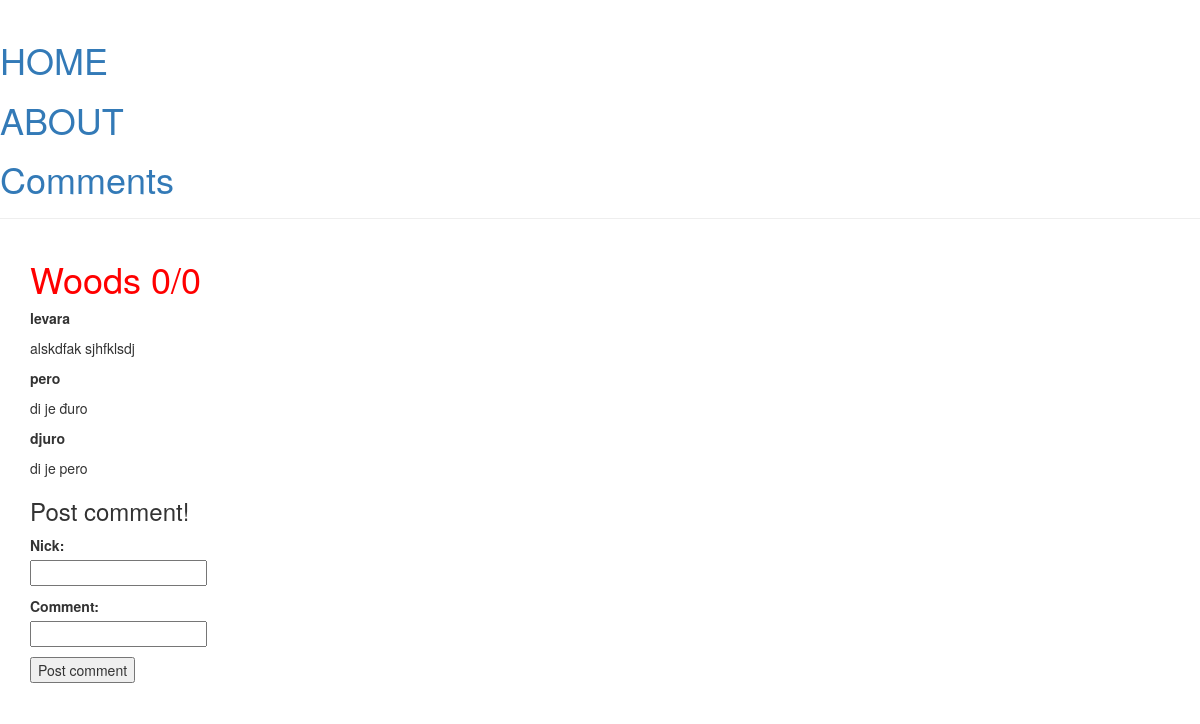
Page /slikice/2 on the earlier database version.
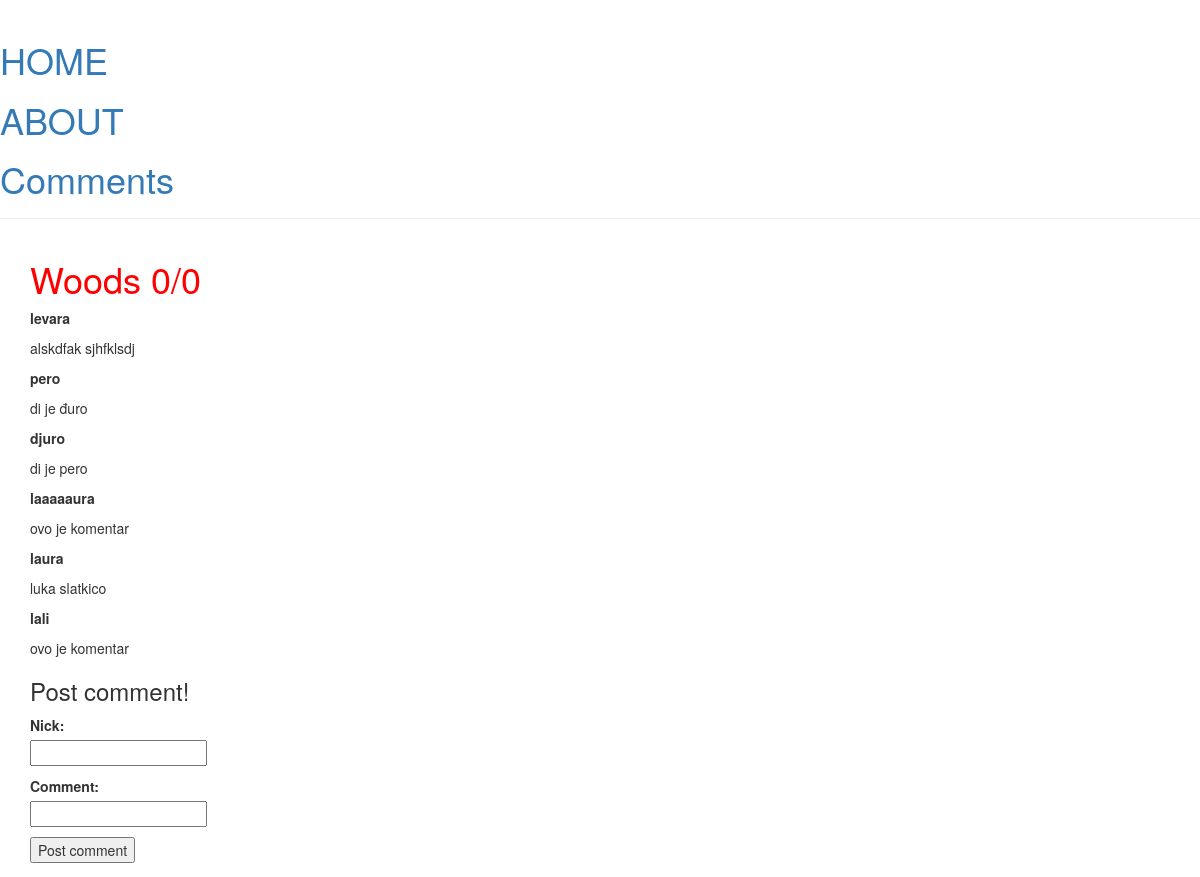
Same page on the later database version.
### imgs/models.py (models this page shows, shortened)
class Image(models.Model):
    title = models.CharField(max_length=255, unique=True, blank=False)
    url = models.CharField(max_length=512)
    description = models.TextField(blank=True)
    pub_date = models.DateTimeField('Published at')
    upvotes = models.IntegerField(default=0)
    downvotes = models.IntegerField(default=0)

class Comment(models.Model):
    image = models.ForeignKey(Image, on_delete=models.CASCADE)
    text = models.TextField(blank=False)
    nick = models.CharField(max_length=128, blank=False)

### imgs/views.py (the view)
# urls.py: path('slikice/<int:image_id>', views.detail, name="detail"),
def detail(request, image_id):
    image = get_object_or_404(Image,pk=image_id)
    context = {
        'image': image,
        'comments': image.comment_set.all()
    }
    return render(request, 'imgs/detail.html', context)

### imgs/templates/imgs/detail.html (shortened to what this page needs)
{% extends 'imgs/base.html' %}
{% block content %}
{% if image %}
    <h1>{{ image.title }} {{ image.upvotes }}/{{ image.downvotes }}</h1>
    <div>
        {% for comment in comments %}
            <p><strong>{{ comment.nick }}</strong></p>
            <p>{{ comment.text }}</p>
        {% endfor %}
        <div>
            <h3>Post comment!</h3>
            <form action="{% url 'post_comment' image.id %}" method="post">
                <p>
                    <label for="comment_nick">Nick: </label> <br>
                    <input type="text" name="nick" id="comment_nick">
                </p>
                <p>
                    <label for="comment_text">Comment: </label> <br>
                    <input type="text" name="text" id="comment_text">
                </p>
                <input type="submit" value="Post comment">
            </form>
        </div>
    </div>
{% else %}
    <p>No images in database!</p>
{% endif %}
{% endblock %}

### imgs/templates/imgs/base.html (shortened to what this page needs)
{% load static %}
<html>
  <head>
    <link rel="stylesheet" href="//maxcdn.bootstrapcdn.com/bootstrap/3.2.0/css/bootstrap.min.css">
    <link rel="stylesheet" href="//maxcdn.bootstrapcdn.com/bootstrap/3.2.0/css/bootstrap-theme.min.css">
    <link rel="stylesheet" href="{% static 'imgs/style.css' %}">
  </head>
  <body>
    <div class="page-header">
      <h1><a href="/">HOME</a></h1>
      <h1><a href="/about">ABOUT</a></h1>
      <h1><a href="/comments">Comments</a></h1>
    </div>
    <div class="content container">
      <div class="row">
        <div class="col-md-8">
          {% block content %}
          {% endblock %}
        </div>
      </div>
    </div>
  </body>
</html>

### imgs/static/imgs/style.css (style rules this page uses)
h1 { color: red; }

Differences in the rows shown:
added Comment: nick "laaaaaura", text "ovo je komentar"
added Comment: nick "laura", text "luka slatkico"
added Comment: nick "lali", text "ovo je komentar"
